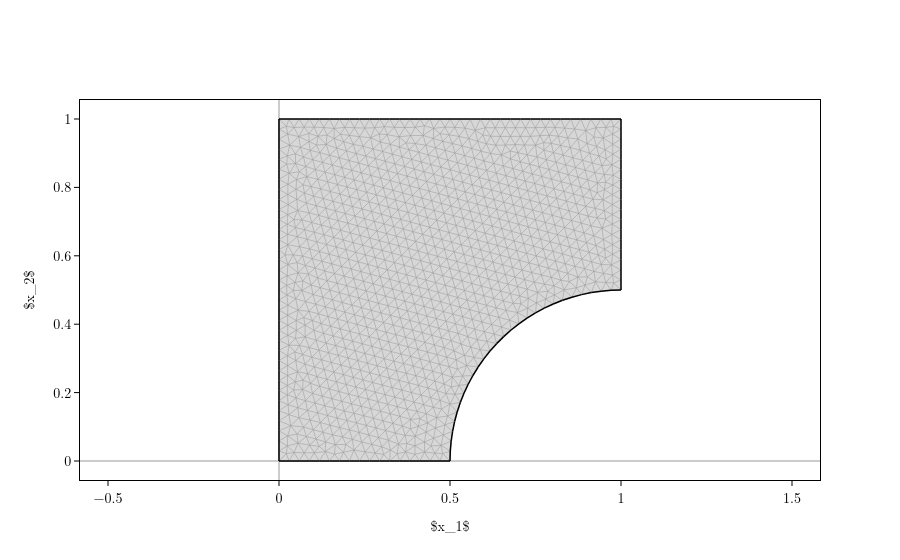

Source (notebook cell):
### Code cell
qewton.viz.Figure(qewton.viz.GeometryPlot(omega)).show()

### Figure 1 — Plotly figure (JSON) as saved in the notebook; plotly's stock layout.template omitted (floating-point values rounded to 4 significant figures; data arrays with more than 128 entries replaced by an {"elided": "..."} marker saying what was removed)
{"data": [{"fill": "toself", "fillcolor": "lightgray", "hoverinfo": "skip", "line": {"width": 0}, "mode": "lines", "opacity": 0.9, "showlegend": false, "type": "scatter", "x": {"elided": "10985 float values"}, "y": {"elided": "10985 float values"}}, {"hoverinfo": "skip", "line": {"color": "black", "width": 0.5}, "mode": "lines", "opacity": 0.3, "showlegend": false, "type": "scatter", "x": {"elided": "10080 float values"}, "y": {"elided": "10080 float values"}}, {"hoverinfo": "skip", "line": {"color": "black", "width": 1.5}, "mode": "lines", "opacity": 1, "showlegend": false, "type": "scatter", "x": {"elided": "387 float values"}, "y": {"elided": "387 float values"}}], "layout": {"font": {"color": "black", "family": "Latin Modern Roman, CMU Serif, Georgia, serif", "size": 12}, "legend": {"bgcolor": "white", "bordercolor": "black", "borderwidth": 1}, "paper_bgcolor": "white", "plot_bgcolor": "white", "scene": {"bgcolor": "white", "xaxis": {"backgroundcolor": "white", "gridcolor": "#cccccc", "linecolor": "black", "mirror": true, "showbackground": true, "showgrid": false, "showline": true, "tickcolor": "black", "tickfont": {"color": "black", "size": 14}, "ticks": "outside", "title": {"font": {"color": "black", "size": 14}}, "zerolinecolor": "#cccccc"}, "yaxis": {"backgroundcolor": "white", "gridcolor": "#cccccc", "linecolor": "black", "mirror": true, "showbackground": true, "showgrid": false, "showline": true, "tickcolor": "black", "tickfont": {"color": "black", "size": 14}, "ticks": "outside", "title": {"font": {"color": "black", "size": 14}}, "zerolinecolor": "#cccccc"}, "zaxis": {"backgroundcolor": "white", "gridcolor": "#cccccc", "linecolor": "black", "mirror": true, "showbackground": true, "showgrid": false, "showline": true, "tickcolor": "black", "tickfont": {"color": "black", "size": 14}, "ticks": "outside", "title": {"font": {"color": "black", "size": 14}}, "zerolinecolor": "#cccccc"}}, "showlegend": true, "title": {"font": {"color": "black", "size": 20}}, "uirevision": true, "xaxis": {"gridcolor": "#cccccc", "linecolor": "black", "mirror": true, "showgrid": false, "showline": true, "tickcolor": "black", "tickfont": {"color": "black", "size": 14}, "ticks": "outside", "title": {"text": "$x_1$"}, "zerolinecolor": "#cccccc"}, "yaxis": {"gridcolor": "#cccccc", "linecolor": "black", "mirror": true, "scaleanchor": "x", "showgrid": false, "showline": true, "tickcolor": "black", "tickfont": {"color": "black", "size": 14}, "ticks": "outside", "title": {"text": "$x_2$"}, "zerolinecolor": "#cccccc"}}}
